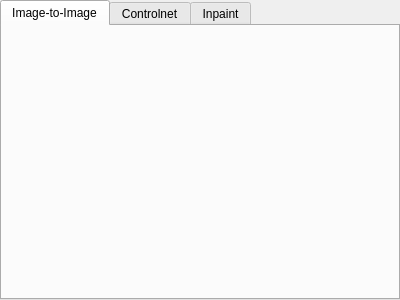
<?xml version="1.0" encoding="UTF-8"?>
<ui version="4.0">
 <class>image_manipulation_tools_container</class>
 <widget class="QWidget" name="image_manipulation_tools_container">
  <property name="geometry">
   <rect>
    <x>0</x>
    <y>0</y>
    <width>400</width>
    <height>300</height>
   </rect>
  </property>
  <property name="windowTitle">
   <string>Form</string>
  </property>
  <layout class="QGridLayout" name="gridLayout">
   <property name="leftMargin">
    <number>0</number>
   </property>
   <property name="topMargin">
    <number>0</number>
   </property>
   <property name="rightMargin">
    <number>0</number>
   </property>
   <property name="bottomMargin">
    <number>0</number>
   </property>
   <item row="0" column="0">
    <widget class="QTabWidget" name="image_manipulation_tools_tab_container">
     <property name="cursor">
      <cursorShape>ArrowCursor</cursorShape>
     </property>
     <property name="currentIndex">
      <number>0</number>
     </property>
     <widget class="QWidget" name="tab">
      <attribute name="title">
       <string>Image-to-Image</string>
      </attribute>
      <layout class="QGridLayout" name="gridLayout_2">
       <property name="leftMargin">
        <number>0</number>
       </property>
       <property name="topMargin">
        <number>0</number>
       </property>
       <property name="rightMargin">
        <number>0</number>
       </property>
       <property name="bottomMargin">
        <number>0</number>
       </property>
       <item row="0" column="0">
        <widget class="InputImageContainer" name="image_to_image" native="true">
         <property name="sizePolicy">
          <sizepolicy hsizetype="Preferred" vsizetype="Preferred">
           <horstretch>0</horstretch>
           <verstretch>0</verstretch>
          </sizepolicy>
         </property>
         <property name="settings_key" stdset="0">
          <string>image_to_image_settings</string>
         </property>
        </widget>
       </item>
      </layout>
     </widget>
     <widget class="QWidget" name="tab_2">
      <attribute name="title">
       <string>Controlnet</string>
      </attribute>
      <layout class="QGridLayout" name="gridLayout_3">
       <property name="leftMargin">
        <number>0</number>
       </property>
       <property name="topMargin">
        <number>0</number>
       </property>
       <property name="rightMargin">
        <number>0</number>
       </property>
       <property name="bottomMargin">
        <number>0</number>
       </property>
       <item row="0" column="0">
        <widget class="InputImageContainer" name="controlnet_image" native="true">
         <property name="sizePolicy">
          <sizepolicy hsizetype="Preferred" vsizetype="Preferred">
           <horstretch>0</horstretch>
           <verstretch>0</verstretch>
          </sizepolicy>
         </property>
         <property name="settings_key" stdset="0">
          <string>controlnet_settings</string>
         </property>
        </widget>
       </item>
      </layout>
     </widget>
     <widget class="QWidget" name="tab_3">
      <attribute name="title">
       <string>Inpaint</string>
      </attribute>
      <layout class="QGridLayout" name="gridLayout_4">
       <property name="leftMargin">
        <number>0</number>
       </property>
       <property name="topMargin">
        <number>0</number>
       </property>
       <property name="rightMargin">
        <number>0</number>
       </property>
       <property name="bottomMargin">
        <number>0</number>
       </property>
       <item row="0" column="0">
        <widget class="InputImageContainer" name="widget_2" native="true">
         <property name="settings_key" stdset="0">
          <string>outpaint_settings</string>
         </property>
        </widget>
       </item>
      </layout>
     </widget>
    </widget>
   </item>
  </layout>
 </widget>
 <customwidgets>
  <customwidget>
   <class>InputImageContainer</class>
   <extends>QWidget</extends>
   <header>airunner/components/art/gui/widgets/canvas/input_image_container</header>
   <container>1</container>
  </customwidget>
 </customwidgets>
 <resources/>
 <connections/>
</ui>
